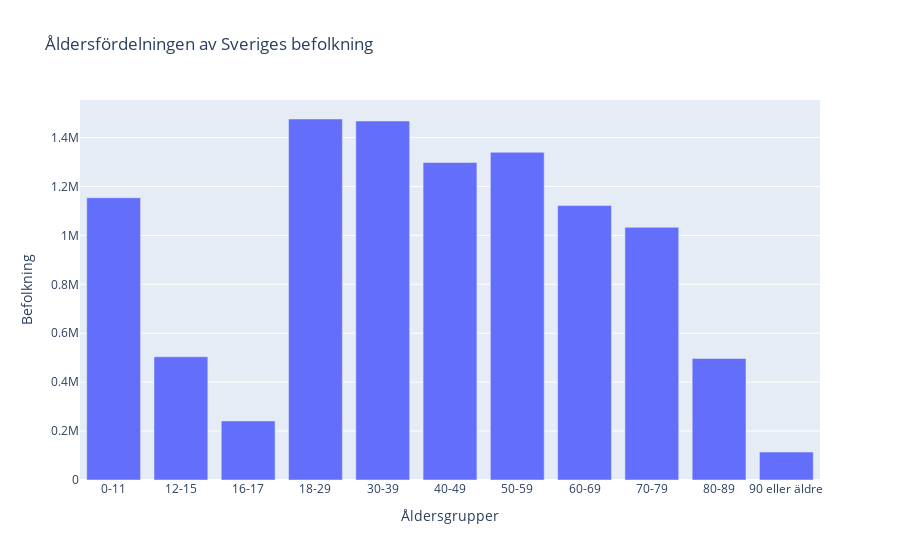

Write notebook code for a chart like this one.
### Markdown cell above
----
#### e) Draw a diagram that shows the ages groups of Swedens Population

### Code cell
# using plotly as you can look at the actual amounts interactively with the cursor
vaccine_by_group = px.bar(
    df_grouped_ages, # using the dataframe that i created with all the age grouos
    x="Ålder",
    y="Befolkning",
    title="Åldersfördelningen av Sveriges befolkning", # Setting a title
    labels={
        "Ålder":"Åldersgrupper" # Making the label more specific
    }
)
vaccine_by_group.show()

### Figure 1 — Plotly figure (JSON) as saved in the notebook; plotly's stock layout.template omitted (floating-point values rounded to 4 significant figures)
{"data": [{"alignmentgroup": "True", "hovertemplate": "Åldersgrupper=%{x}<br>Befolkning=%{y}<extra></extra>", "legendgroup": "", "marker": {"color": "#636efa", "pattern": {"shape": ""}}, "name": "", "offsetgroup": "", "orientation": "v", "showlegend": false, "textposition": "auto", "type": "bar", "x": ["0-11", "12-15", "16-17", "18-29", "30-39", "40-49", "50-59", "60-69", "70-79", "80-89", "90 eller äldre"], "xaxis": "x", "y": [1154160, 503831, 241539, 1475950, 1467590, 1298156, 1339798, 1121922, 1033113, 496750, 114141], "yaxis": "y"}], "layout": {"barmode": "relative", "legend": {"tracegroupgap": 0}, "title": {"text": "Åldersfördelningen av Sveriges befolkning"}, "xaxis": {"anchor": "y", "domain": [0, 1], "title": {"text": "Åldersgrupper"}}, "yaxis": {"anchor": "x", "domain": [0, 1], "title": {"text": "Befolkning"}}}}
